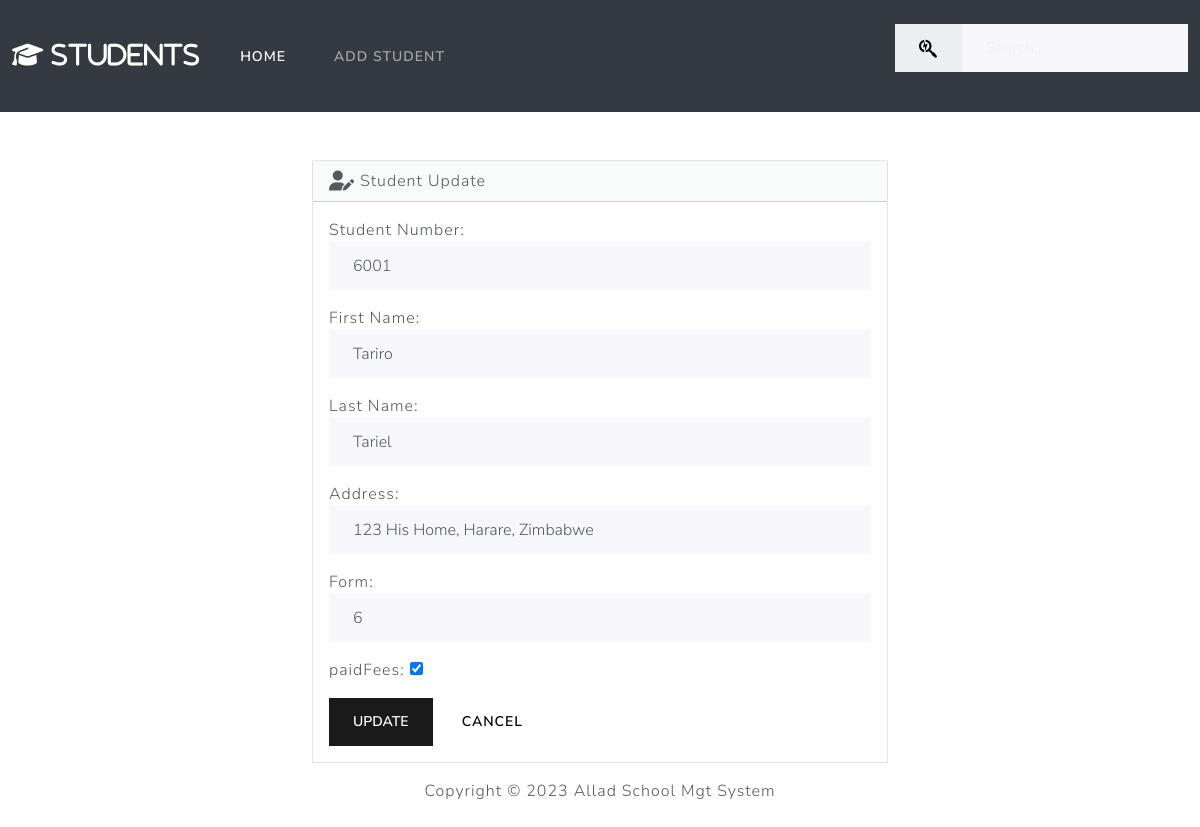
Page /edit/1/ on the committed database.
### students/models.py (models this page shows, shortened)
class Student(models.Model):
    student_number = models.PositiveIntegerField(unique=True)
    first_name = models.CharField(max_length=50)
    last_name = models.CharField(max_length=50)
    address = models.CharField(max_length=200)
    form = models.CharField(max_length=50)
    paidFees = models.BooleanField(default=False)

### students/views.py (the view)
# urls.py: path('edit/<int:id>/', views.edit, name='edit'),
def edit(request, id):
    if request.method == 'POST':
        student = Student.objects.get(pk=id)
        form = StudentForm(request.POST, instance=student)
        if form.is_valid():
            form.save()
            return render(request, 'students/edit.html',{
                'form': form,
                'success': True
            })
    else:
        student = Student.objects.get(pk=id)
        form = StudentForm(instance=student)
    return render(request, 'students/edit.html',{
        'form':form,
    })

### students/forms.py
class StudentForm(forms.ModelForm):
    class Meta:
        model = Student
        fields = ['student_number', 'first_name', 'last_name', 'address', 'form', 'paidFees']
        labels = {
            'student_number': 'Student Number',
            'first_name': 'First Name',
            'last_name': 'Last Name',
            'address': 'Address',
            'form': 'Form',
            'paidFees': 'paidFees'
        }
        widgets = {
            'student_number': forms.NumberInput(attrs={'class': 'form-control'}),
            'first_name': forms.TextInput(attrs={'class': 'form-control'}),
            'last_name': forms.TextInput(attrs={'class': 'form-control'}),
            'address': forms.TextInput(attrs={'class': 'form-control'}),
            'form': forms.NumberInput(attrs={'class': 'form-control'}),
            'paidFees': forms.CheckboxInput(),
        }

### students/templates/students/edit.html (shortened to what this page needs)
{% extends "students/base.html" %}
{% block body %}
    {% if success %}
        <div class="alert alert-dismissible alert-success">
            <a href="{% url 'index' %}">
                <button type="button" class="btn-close" data-bs-dismiss="alert"></button>
            </a>
            <strong>Student Updated Successfully</strong> <a href="{% url 'index' %}" class="alert-link">[Back To HomePage]</a>.
        </div>
    {% else %}
        <div class="row justify-content-center">
            <div class="col-10 col-sm-6">
                <div class="card bg-light mb-3">
                    <div class="card-header">
                        <i class="fa-solid fa-user-pen fa-lg"></i> Student Update
                    </div>
                    <div class="card-body">
                      <form action="" method="POST">
                        {{ form.as_p }}
                        <button type="submit" class="btn btn-primary">Update</button>
                        <a href="{% url 'index' %}" class="btn btn-secondary">Cancel</a>
                      </form>
                    </div>
                </div>
            </div>
        </div>
    {% endif %}
{% endblock %}

### rows in the picture
Student: student_number "6001", first_name "Tariro", last_name "Tariel", address "123 His Home, Harare, Zimbabwe", form "6", paidFees "☑"
